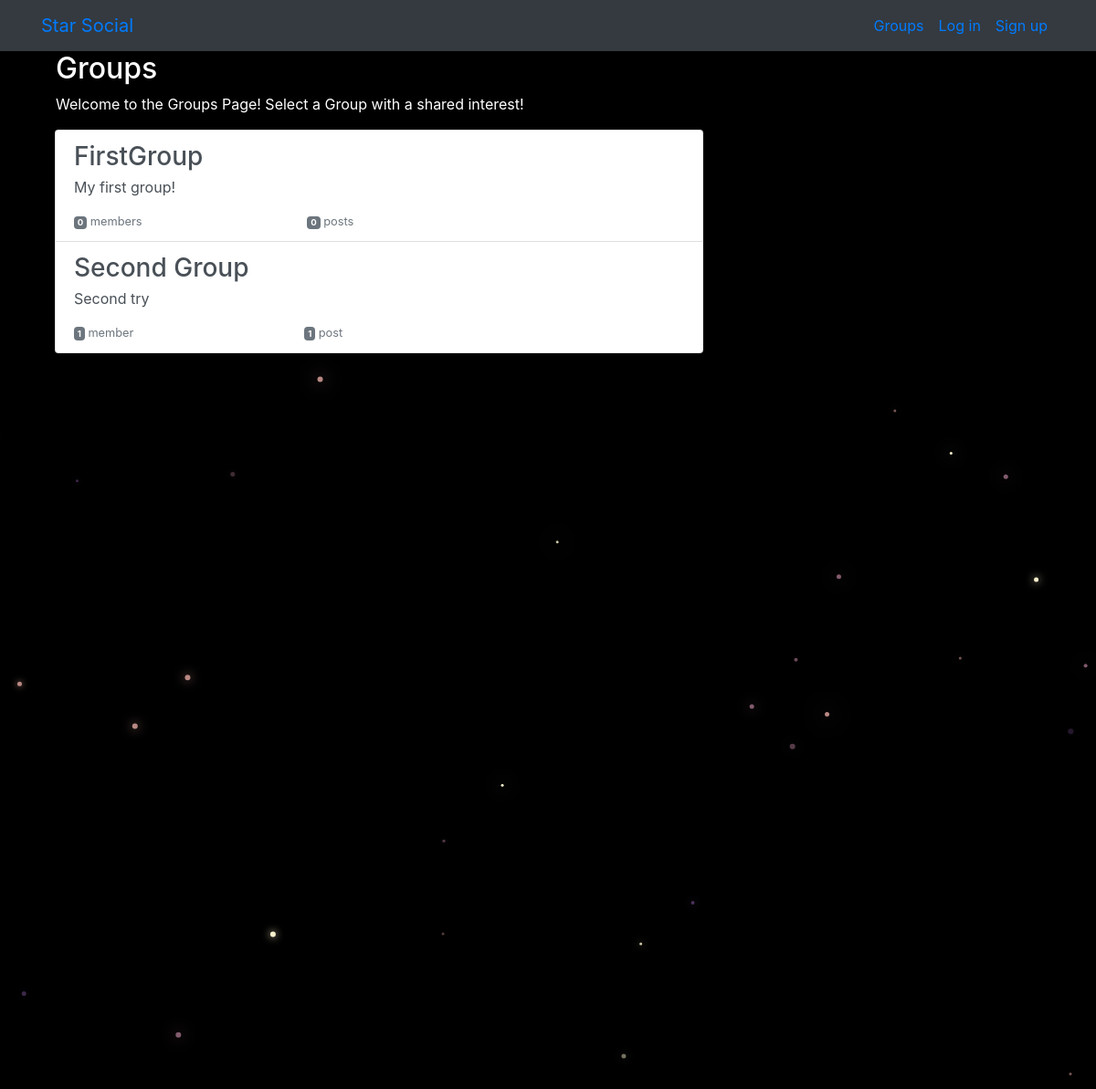
The page /groups/ on the database as committed earlier.
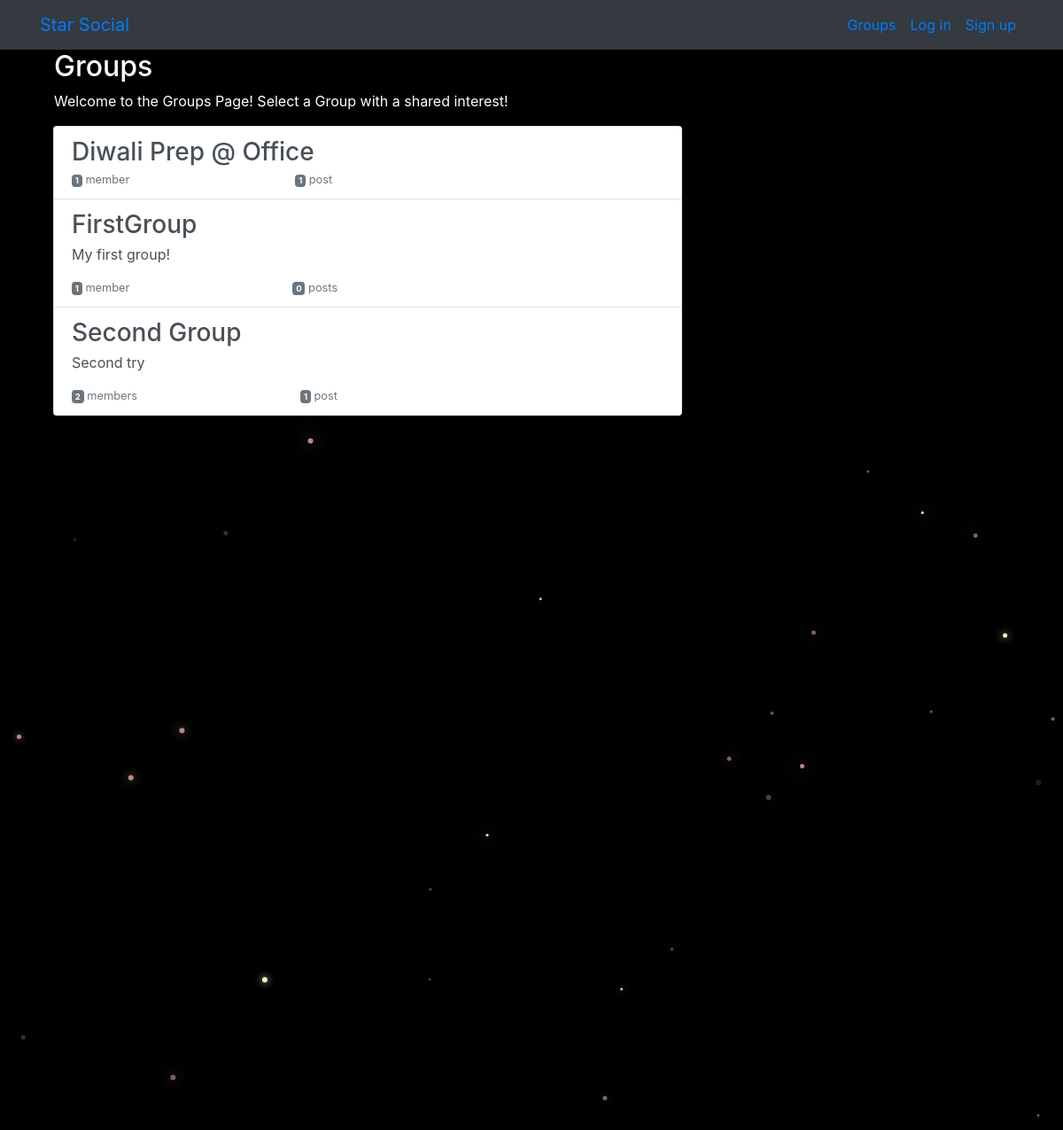
The same page on the database as committed later.
### groups/models.py (models this page shows, shortened)
class Group(models.Model):
    name = models.CharField(max_length=255, unique=True)
    slug = models.SlugField(allow_unicode=True, unique=True)
    description = models.TextField(blank=True, default='')
    description_html = models.TextField(editable=False, default='', blank=True)
    members = models.ManyToManyField(User,through="GroupMember")
    class Meta:
        ordering = ["name"]

### groups/views.py (the view)
# urls.py: path('', views.ListGroups.as_view(), name="all"),
class ListGroups(generic.ListView):
    model = Group

### groups/templates/groups/group_list.html (shortened to what this page needs)
{% extends "groups/group_base.html" %}
{% block pregroup %}
	<div class="content align">
			<h2>Groups</h2>
			<p>Welcome to the Groups Page! Select a Group with a shared interest!</p>
	</div>
{% endblock %}
{% block group_content %}
<div class="col-md-8">
	<div class="list-group">
		{% for group in object_list %}
		<a href="{% url 'groups:single' slug=group.slug %}"
		class="list-group-item list-group-item-action flex-column align-items-start">
			<h3 class="mb-1">{{ group.name }}</h3>
			<p class="mb-1">{{ group.description_html|safe }}</p>
			<div class="d-flex w-40 justify-content-between">
				<small class="text-muted"><span class="badge badge-secondary">
					{{ group.members.count }}</span> member{{ group.members.count|pluralize }}</small>
				<small class="text-muted"><span class="badge badge-secondary">
					{{ group.posts.count }}</span> post{{ group.posts.count|pluralize }}</small>
			</div>
		</a>
		{% endfor %}
	</div>
</div>
{% endblock %}

### groups/templates/groups/group_base.html (shortened to what this page needs)
{% extends "base.html" %}
{% block content %}
<div class="container">
  <div class="row">
    {% block pregroup %}{% endblock %}
  </div>
  <div class="row">
    {% block group_content %}{% endblock %}
   </div>
</div>
{% endblock %}

### templates/base.html (shortened to what this page needs)
<!DOCTYPE html>
{% load static %}
<html>
  <head>
    <link rel="stylesheet" href="https://stackpath.bootstrapcdn.com/bootstrap/4.1.3/css/bootstrap.min.css"
>
    <link href="https://maxcdn.bootstrapcdn.com/font-awesome/4.7.0/css/font-awesome.min.css" rel="stylesheet">
    <link href="https://maxcdn.bootstrapcdn.com/font-awesome/4.7.0/css/font-awesome.min.css" rel="stylesheet">
    <link rel="stylesheet" href="{% static 'simplesocial/css/master.css'%}">
  </head>
  <body>
    <nav class="navbar navbar-expand-lg bg-dark mynav" role="navigation" id="navbar">
      <div class="container">
        <div class="navbar-nav align-items-center">
          <a class="navbar-brand mynav" href="{% url 'home' %}">Star Social</a>
        </div>
        <div class="navbar-nav ml-auto">
          {% if user.is_authenticated %}
            <a class="nav-item nav-link" href="{% url 'posts:create' %}" class="btn btn-simple">Post</a>
            <a class="nav-item nav-link" href="{% url 'groups:all' %}" class="btn btn-simple">Groups</a>
            <a class="nav-item nav-link" href="{% url 'groups:create' %}" class="btn btn-simple">Create Group</a>
            <a class="nav-item nav-link" href="{% url 'accounts:logout' %}" class="btn btn-simple">Log out</a>
          {% else %}
            <a class="nav-item nav-link" href="{% url 'groups:all' %}"class="btn btn-simple">Groups</a>
            <a class="nav-item nav-link" href="{% url 'accounts:login' %}" class="btn btn-simple">Log in</a>
            <a class="nav-item nav-link" href="{% url 'accounts:signup' %}" class="btn btn-simple">Sign up</a>
          {% endif %}
        </div>
      </div>
    </nav>
    <div class="container mycontent">
      {% block content %}
      {% endblock %}
    </div>
    <canvas id="canvas"></canvas>
  </body>
</html>

### static/simplesocial/css/master.css (style rules this page uses)
body { margin: 0; overflow: hidden; background-color: black; color:white; }
.align { margin-left: 1rem; }

Rows that differ between the two databases and show on the page:
added Group: name "Diwali Prep @ Office", members.count "1", posts.count "1"
computed for Group "FirstGroup": members.count "0" → "1"
computed for Group "Second Group": members.count "1" → "2"
